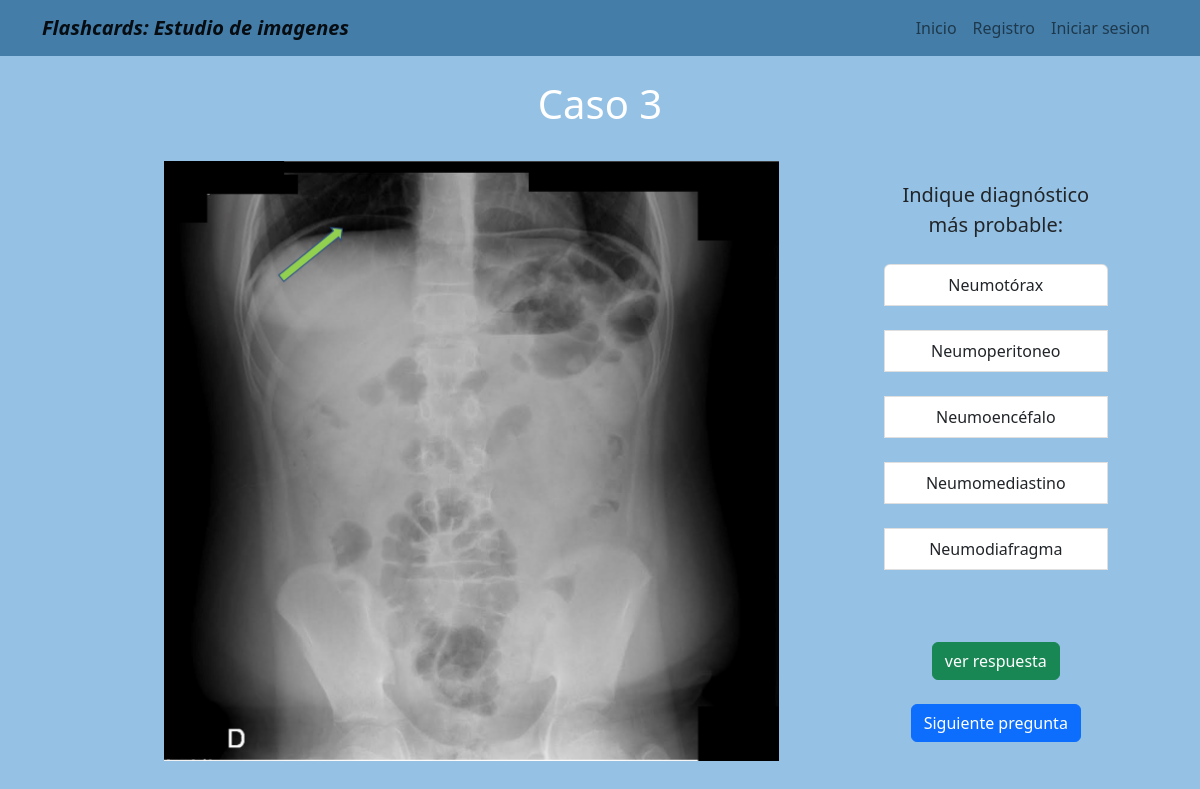
The app's page /alternativas/3/ with its own data.
### alternativas/models.py (models this page shows)
class secc_alternativa(models.Model):
    numero_respuesta_alt= PositiveSmallIntegerField(default=1)
    alternativa_1= CharField(max_length=100, blank=True)
    alternativa_2= CharField(max_length=100, blank=True)
    alternativa_3= CharField(max_length=100, blank=True)
    alternativa_4= CharField(max_length=100, blank=True)
    alternativa_5= CharField(max_length=100, blank=True)
    alternativa_respuesta= CharField(max_length=100, blank=True)
    descripcion_breve = CharField(max_length=600, blank=True)
    url_info_esp= URLField(blank=True)
    url_info_ing= URLField(blank=True)
    imagen_con_patologia= ImageField(upload_to='estudio/images/')
    pregunta= CharField(max_length=500, blank=True)

### alternativas/views.py (the view)
# urls.py: path('3/', tres, name='tres'),
def tres(request):
    tercera= secc_alternativa.objects.filter(numero_respuesta_alt=3)
    return render(request, '3.html',{'tercera':tercera})

### alternativas/templates/3.html
{% extends "layout.html" %}
{% block content %}
{% for info in tercera %}
<h1 style="color:white ; text-align:center;"> Caso {{info.numero_respuesta_alt}}</h1> <br/>
  <td style="padding-left: 20px;">
    <img src=" {{info.imagen_con_patologia.url}}" width="75%" > <br>
  </td>
  <td style="padding-right: 50px;">
    <a style=" font-size: 20px">{{info.pregunta}} </a> <br><br>
    <div class="list-group">
      <a class="list-group-item list-group-item-action">{{info.alternativa_1}} </a> <br>
      <a class="list-group-item list-group-item-action">{{info.alternativa_2}} </a> <br>
      <a class="list-group-item list-group-item-action">{{info.alternativa_3}} </a> <br>
      <a class="list-group-item list-group-item-action">{{info.alternativa_4}} </a> <br>
      <a class="list-group-item list-group-item-action">{{info.alternativa_5}} </a> <br>
  </div>
  <br> <br> <a class="btn btn-success text-center contenedor-boton-inicio" href="{% url 'tres_r' %}" role="button" > ver respuesta </a>
  <br> <br> <a class="btn btn-primary text-center contenedor-boton-inicio" href="{% url 'cuatro' %}" role="button" > Siguiente pregunta </a>
</td>
{% endfor %}
{% endblock %}

### home/templates/layout.html (style rules this page uses)
body { background-color:#95c2e4; text-align: center; }
.contenedor-boton-inicio { display: inline-flex; }

### records on screen
secc_alternativa: numero_respuesta_alt "3", imagen_con_patologia (picture), pregunta "Indique diagnóstico más probable:", alternativa_1 "Neumotórax", alternativa_2 "Neumoperitoneo", alternativa_3 "Neumoencéfalo", alternativa_4 "Neumomediastino", alternativa_5 "Neumodiafragma"
